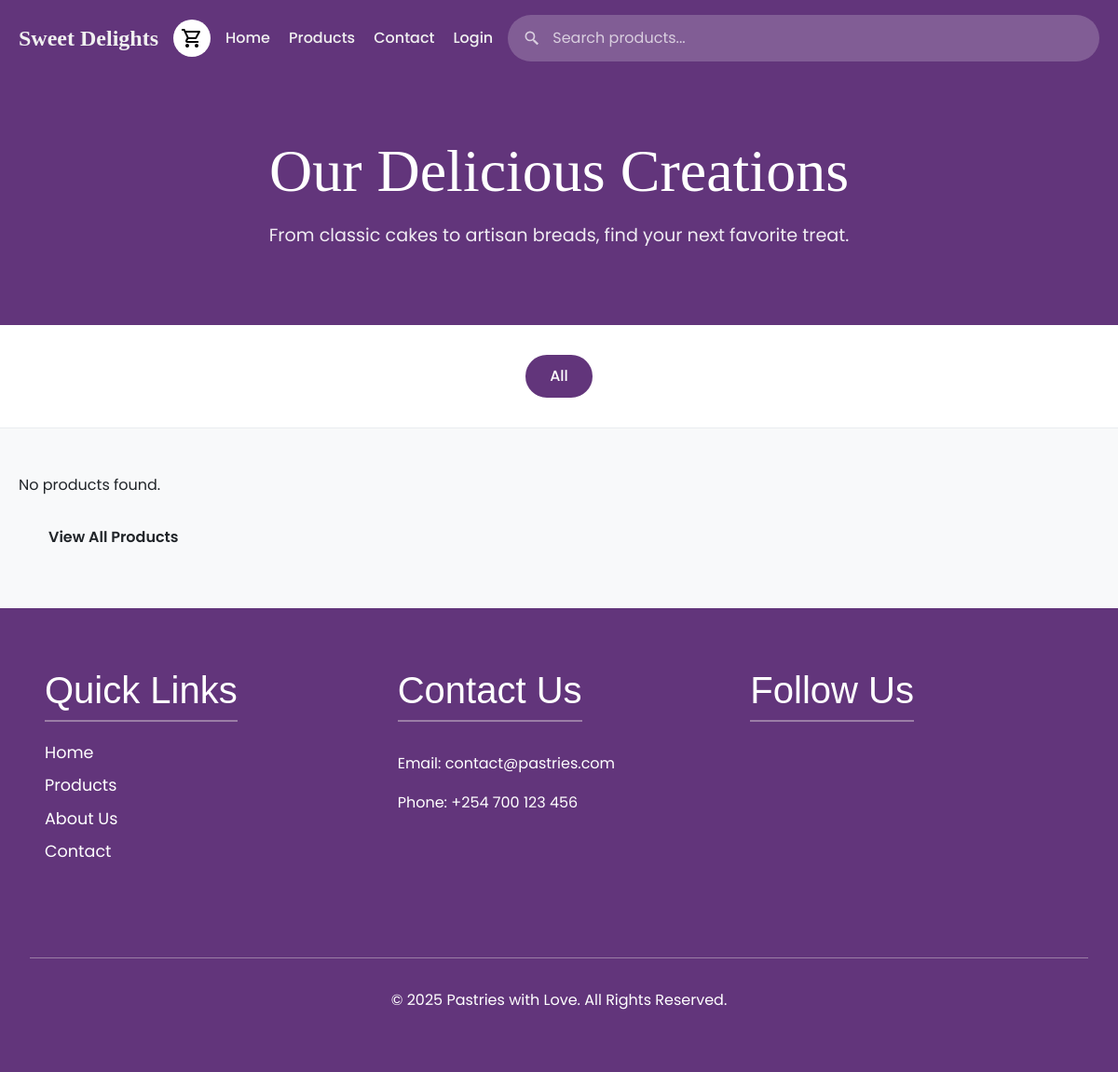
/products/, run on an earlier commit of the app's database.
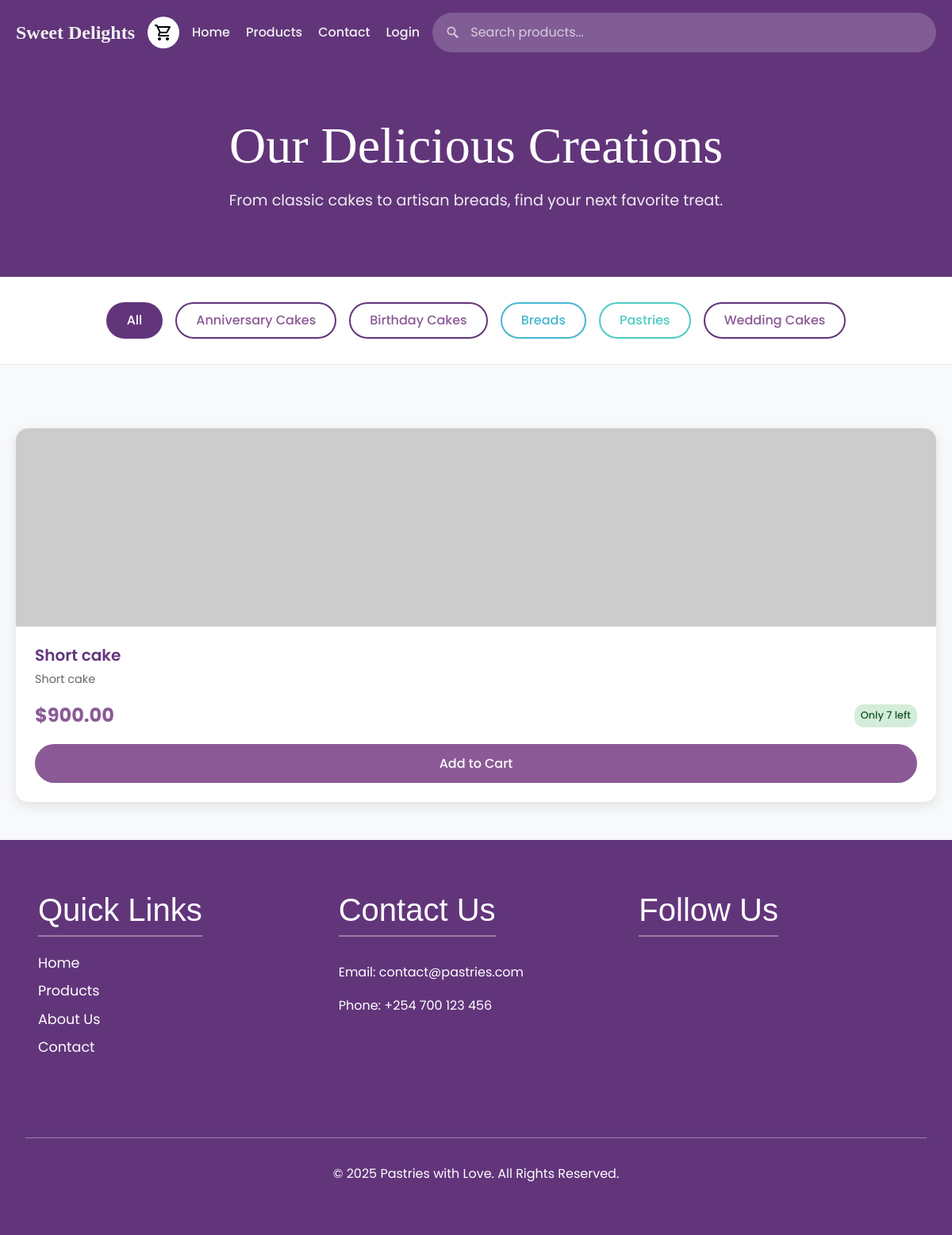
And on a later commit of the database.
### base/models.py (models this page shows, shortened)
class Category(models.Model):
    name = models.CharField(max_length=100)
    slug = models.SlugField(unique=True)
    description = models.TextField(blank=True, null=True)
    is_active = models.BooleanField(default=True)
    created_at = models.DateTimeField(auto_now_add=True)
    class Meta:
        verbose_name_plural = "Categories"
        ordering = ['name']

class Product(models.Model):
    name = models.CharField(max_length=200)
    slug = models.SlugField(unique=True)
    description = models.TextField()
    category = models.ForeignKey(Category, on_delete=models.CASCADE, related_name='products')
    price = models.DecimalField(max_digits=10, decimal_places=2)
    stock_quantity = models.PositiveIntegerField(default=0)
    is_active = models.BooleanField(default=True)
    is_featured = models.BooleanField(default=False)
    created_at = models.DateTimeField(auto_now_add=True)
    updated_at = models.DateTimeField(auto_now=True)
    is_best_seller = models.BooleanField(default=False)
    class Meta:
        ordering = ['-created_at']
    @property
    def is_in_stock(self):
        return self.stock_quantity > 0
    @property
    def stock_status(self):
        if self.stock_quantity > 10:
            return "In Stock"
        elif self.stock_quantity > 0:
            return f"Only {self.stock_quantity} left"
        else:
            return "Out of Stock"
    @property
    def is_best_seller(self):
        """Check if this product is among the top 3 sellers."""
        return self in Product.best_sellers(limit=3)

### base/views.py (the view)
# urls.py: path('products/', admin_views.admin_products, name='products'),
def products(request):
    category_filter = request.GET.get('category', 'all')
    search_query = request.GET.get('search', '')
    products = Product.objects.filter(is_active=True)
    if category_filter and category_filter != 'all':
        products = products.filter(category__slug=category_filter)
    if search_query:
        products = products.filter(
            name__icontains=search_query
        ) | products.filter(
            description__icontains=search_query
        )
    context = {
        'site_settings': SiteSettings.objects.first(),
        'products': products,
        'categories': Category.objects.all(),
        'current_category': category_filter,
        'search_query': search_query,
    }
    return render(request, 'base/products.html', context)

### base/context_processors.py (called while the page is built)
def site_settings(request):
    try:
        settings = SiteSettings.objects.first()
    except SiteSettings.DoesNotExist:
        settings = None
    return {
        'site_settings': settings
    }

def cart_count(request):
    if request.user.is_authenticated:
        count = CartItem.objects.filter(user=request.user).count()
    else:
        cart = request.session.get('cart', {})
        count = len(cart)
    return {
        'cart_count': count
    }

def categories(request):
    return {
        'global_categories': Category.objects.filter(is_active=True)
    }

### base/templates/base/products.html (shortened to what this page needs)
{% extends "main.html" %}
{% load static %}
{% block content %}
<body>
    <header>
        <div class="products-container products-navbar">
            <a href="{% url 'home' %}" class="products-logo">{{ site_settings.business_name|default:"Sweet Delights" }}</a>
                <a href="{% url 'cart' %}" class="cart-icon">
                </a>
            <div class="search-container">
                <input type="text" id="products-search-bar" placeholder="Search products...">
                <svg class="search-icon" xmlns="http://www.w3.org/2000/svg" viewBox="0 0 24 24">
                    <path d="M15.5 14h-.79l-.28-.27A6.471 6.471 0 0 0 16 9.5 6.5 6.5 0 1 0 9.5 16a6.471 6.471 0 0 0 3.73-1.28l.27.28v.79l5 4.99L20.49 19l-4.99-5zM9.5 14C7.01 14 5 11.99 5 9.5S7.01 5 9.5 5 14 7.01 14 9.5 11.99 14 9.5 14z" />
                </svg>
            </div>
            <nav class="products-nav-links">
                <a href="{% url 'home' %}" class="products-nav-link">Home</a>
                <a href="{% url 'products' %}" class="products-nav-link">Products</a>
                <a href="{% url 'contact' %}" class="products-nav-link">Contact</a>
                <a href="#" class="products-nav-link">Login</a>
            </nav>
        </div>
    </header>
    <section class="products-hero-section">
        <div class="products-container">
            <h1>Our Delicious Creations</h1>
            <p>From classic cakes to artisan breads, find your next favorite treat.</p>
        </div>
    </section>
    <section class="products-filter-section">
        <div class="products-container">
            <div class="products-filter-tabs">
                <a href="{% url 'products' %}" class="products-filter-tab {% if current_category == 'all' or not current_category %}active{% endif %}">All</a>
                {% for category in categories %}
                <a href="{% url 'products' %}?category={{ category.slug }}"
                   class="products-filter-tab {% if current_category == category.slug %}active{% endif %} {{ category.slug }}">
                   {{ category.name }}
                </a>
                {% endfor %}
            </div>
        </div>
    </section>
    <section class="products-section">
        <div class="products-container">
            {% if products %}
            <div class="products-grid">
                {% for product in products %}
                <div class="products-product-card" data-category="{{ product.category.slug }}">
                    {% if product.image %}
                    <img src="{{ product.image.url }}" alt="{{ product.name }}" class="products-product-image">
                    {% else %}
                    <img src="https://via.placeholder.com/300x200.png?text={{ product.name }}" alt="{{ product.name }}" class="products-product-image">
                    {% endif %}
                    <div class="products-product-info">
                        <h3 class="products-product-title">{{ product.name }}</h3>
                        <p class="products-product-description">{{ product.description|truncatewords:15 }}</p>
                        <div class="products-product-footer">
                            <span class="products-product-price">${{ product.price }}</span>
                            <span class="products-stock-status {% if not product.is_in_stock %}out-of-stock{% endif %}">
                                {{ product.stock_status }}
                            </span>
                        </div>
                        {% if product.is_in_stock %}
                        <button class="products-add-to-cart-btn" onclick="addToCart({{ product.id }})">Add to Cart</button>
                        {% else %}
                        <button class="products-add-to-cart-btn" disabled>Out of Stock</button>
                        {% endif %}
                    </div>
                </div>
                {% endfor %}
            </div>
            {% else %}
            <div class="no-products">
                <p>No products found{% if search_query %} for "{{ search_query }}"{% endif %}.</p>
                <a href="{% url 'products' %}" class="btn">View All Products</a>
            </div>
            {% endif %}
        </div>
    </section>
</body>
{% endblock content %}

### templates/main.html (shortened to what this page needs)
<!doctype html>
{% load static %}
<html lang="en">
<head>
    <link href="https://fonts.cdnfonts.com/css/magnolia-script" rel="stylesheet">
    <link href="https://fonts.cdnfonts.com/css/hangyaboly" rel="stylesheet">
    <link href="https://cdn.jsdelivr.net/npm/bootstrap@5.3.3/dist/css/bootstrap.min.css" rel="stylesheet">
    <link rel="stylesheet" href="{% static 'styles/main.css' %}">
    <link rel="stylesheet" href="{% static 'styles/contact.css' %}">
    <link rel="stylesheet" href="{% static 'styles/products.css' %}">
    <link rel="stylesheet" href="{% static 'styles/cart.css' %}">
    <link rel="stylesheet" href="{% static 'styles/checkout.css' %}">
    <link rel="stylesheet" href="{% static 'styles/order_confirmation.css' %}">
</head>
{% block content %}
{% endblock content %}
            <footer class="footer">
            <div class="footer-container">
                <div class="footer-column">
                    <h3>Quick Links</h3>
                    <ul>
                        <li><a href="{% url 'home' %}">Home</a></li>
                        <li><a href="{% url 'products' %}">Products</a></li>
                        <li><a href="{% url 'about' %}">About Us</a></li>
                        <li><a href="{% url 'contact' %}">Contact</a></li>
                    </ul>
                </div>
                <div class="footer-column">
                    <h3>Contact Us</h3>
                    <p>Email: {{ site_settings.email|default:"contact@pastries.com" }}</p>
                    <p>Phone: {{ site_settings.phone|default:"+254 700 123 456" }}</p>
                </div>
                <div class="footer-column">
                    <h3>Follow Us</h3>
                </div>
            </div>
            <div class="footer-bottom">
                <p>&copy; 2025 {{ site_settings.business_name|default:"Pastries with Love" }}. All Rights Reserved.</p>
            </div>
        </footer>

### base/static/styles/main.css (style rules this page uses)
:root { --dark-purple: rgb(98, 53, 123); --grey-purple: rgb(155, 125, 166); --light-purple: rgb(240, 214, 255); }
body { margin: 0; overflow-x: hidden; }
.footer { background-color: var(--dark-purple); color: white; padding: 3rem 2rem; font-family: 'Poppins', sans-serif; }
.footer-container { display: flex; justify-content: space-around; flex-wrap: wrap; max-width: 1200px; margin: 0 auto; padding-bottom: 2rem; }
.footer-column { flex: 1; min-width: 250px; margin: 1rem; }
.footer-column h3 { font-family: 'Magnolia Script', sans-serif; font-size: 2.5rem; margin-bottom: 1rem; border-bottom: 2px solid var(--grey-purple); display: inline-block; padding-bottom: 0.5rem; }
.footer-column ul { list-style: none; padding: 0; }
.footer-column ul li a { color: white; text-decoration: none; line-height: 2; font-size: 1.1rem; transition: color 0.3s; }
.footer-bottom { text-align: center; padding-top: 2rem; border-top: 1px solid var(--grey-purple); margin-top: 2rem; }

### base/static/styles/contact.css (style rules this page uses)
:root { --primary-purple: #8B5A96; --dark-purple: rgb(98, 53, 123); --light-purple: rgb(240, 214, 255); --grey-purple: rgb(155, 125, 166); }
* { margin: 0; padding: 0; box-sizing: border-box; }
body { font-family: 'Poppins', sans-serif; background-color: #f8f9fa; }
.cart-icon { background: white; color: var(--dark-purple); border-radius: 50%; width: 40px; height: 40px; display: flex; align-items: center; justify-content: center; text-decoration: none; }

### base/static/styles/cart.css (style rules this page uses)
:root { --purple-bg: rgb(98, 53, 123); --light-purple: rgb(140, 65, 166); --text-color: #f0f0f0; --card-bg: #ffffff; --dark-text: #333333; --light-gray-text: #6c757d; --price-color: #6a0dad; --hover-purple: rgb(155, 125, 166); --border-color: #e0e0e0; }
* { box-sizing: border-box; margin: 0; padding: 0; }
body { font-family: 'Poppins', sans-serif; }

### base/static/styles/checkout.css (style rules this page uses)
:root { --primary-purple: #8B5A96; --dark-purple: rgb(98, 53, 123); --light-purple: rgb(240, 214, 255); --grey-purple: rgb(155, 125, 166); --text-color: #f0f0f0; --card-bg: #ffffff; --form-border: #e9ecef; --subtle-text: #6c757d; }
* { margin: 0; padding: 0; box-sizing: border-box; }
body { font-family: 'Poppins', sans-serif; background-color: #f8f9fa; }
header { background: var(--dark-purple); color: white; padding: 1rem 0; }

### base/static/styles/order_confirmation.css (style rules this page uses)
:root { --primary-purple: #8B5A96; --dark-purple: rgb(98, 53, 123); --light-purple: rgb(240, 214, 255); --success-green: #28a745; --success-bg: #d4edda; --success-text: #155724; }
* { margin: 0; padding: 0; box-sizing: border-box; }
body { font-family: 'Poppins', sans-serif; background-color: #f8f9fa; line-height: 1.6; }

What changed in the data, as far as the page shows it:
added Category: name "Anniversary Cakes"
added Category: name "Birthday Cakes"
added Category: name "Breads", slug "breads" (drawn)
added Category: name "Pastries", slug "pastries" (drawn)
added Category: name "Wedding Cakes"
added Product: name "Short cake", description "Short cake", price "900.00", stock_status "Only 7 left"
Also different on the page:
text no longer shown: "No products found . View All Products"
